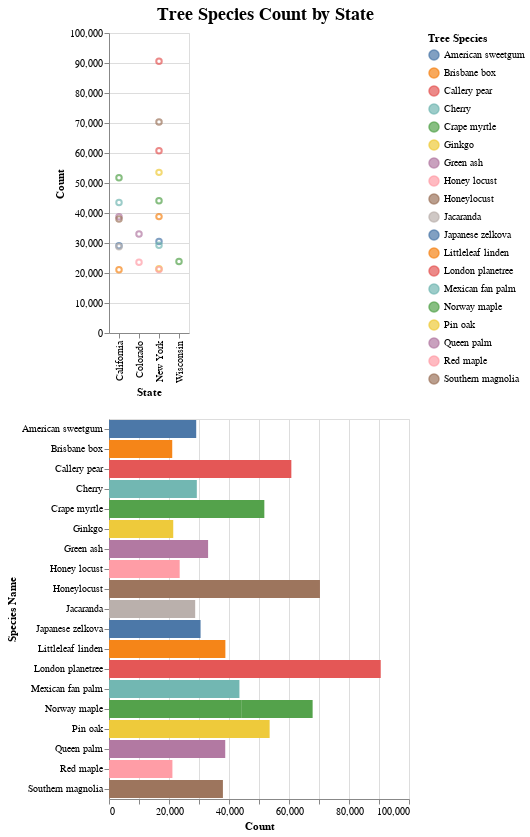

The notebook cell this image was saved under:
### Code cell
brush = alt.selection_interval()

points = alt.Chart(tree_counts_per_state).mark_point().encode(
    x=alt.X('state', axis=alt.Axis(title='State')),
    y=alt.Y('count:Q', axis=alt.Axis(title="Count")),
    color=alt.Color('common_name:N', legend=alt.Legend(title="Tree Species"))
).add_params(
    brush
)

bars = alt.Chart(tree_counts_per_state).mark_bar().encode(
    x=alt.X('count:Q', axis=alt.Axis(title="Count")),
    y=alt.Y('common_name:N', axis=alt.Axis(title="Species Name")),
    color='common_name:N'
).transform_filter(
    brush
)

composite_chart = (points & bars).properties(
    title=alt.TitleParams(
        text="Tree Species Count by State", 
        fontSize=18,  
        anchor='middle'  
    )
)

composite_chart

### Figure 1 — Vega-Lite specification as saved in the notebook (floating-point values rounded to 4 significant figures)
{"config": {"view": {"continuousWidth": 300, "continuousHeight": 300}}, "vconcat": [{"mark": {"type": "point"}, "encoding": {"color": {"field": "common_name", "legend": {"title": "Tree Species"}, "type": "nominal"}, "x": {"axis": {"title": "State"}, "field": "state", "type": "nominal"}, "y": {"axis": {"title": "Count"}, "field": "count", "type": "quantitative"}}, "name": "view_2"}, {"mark": {"type": "bar"}, "encoding": {"color": {"field": "common_name", "type": "nominal"}, "x": {"axis": {"title": "Count"}, "field": "count", "type": "quantitative"}, "y": {"axis": {"title": "Species Name"}, "field": "common_name", "type": "nominal"}}, "transform": [{"filter": {"param": "param_2"}}]}], "data": {"name": "data-a54ebe981e075552da5eadc37801a9df"}, "params": [{"name": "param_2", "select": {"type": "interval"}, "views": ["view_2"]}], "title": {"text": "Tree Species Count by State", "anchor": "middle", "fontSize": 18}, "$schema": "https://vega.github.io/schema/vega-lite/v5.15.1.json", "datasets": {"data-a54ebe981e075552da5eadc37801a9df": [{"common_name": "London planetree", "state": "New York", "count": 90573}, {"common_name": "Honeylocust", "state": "New York", "count": 70320}, {"common_name": "Callery pear", "state": "New York", "count": 60781}, {"common_name": "Pin oak", "state": "New York", "count": 53545}, {"common_name": "Crape myrtle", "state": "California", "count": 51779}, {"common_name": "Norway maple", "state": "New York", "count": 44061}, {"common_name": "Mexican fan palm", "state": "California", "count": 43476}, {"common_name": "Littleleaf linden", "state": "New York", "count": 38792}, {"common_name": "Queen palm", "state": "California", "count": 38747}, {"common_name": "Southern magnolia", "state": "California", "count": 37971}, {"common_name": "Green ash", "state": "Colorado", "count": 33032}, {"common_name": "Japanese zelkova", "state": "New York", "count": 30521}, {"common_name": "Cherry", "state": "New York", "count": 29272}, {"common_name": "American sweetgum", "state": "California", "count": 29071}, {"common_name": "Jacaranda", "state": "California", "count": 28733}, {"common_name": "Norway maple", "state": "Wisconsin", "count": 23815}, {"common_name": "Honey locust", "state": "Colorado", "count": 23561}, {"common_name": "Ginkgo", "state": "New York", "count": 21413}, {"common_name": "Red maple", "state": "New York", "count": 21138}, {"common_name": "Brisbane box", "state": "California", "count": 21078}]}}
